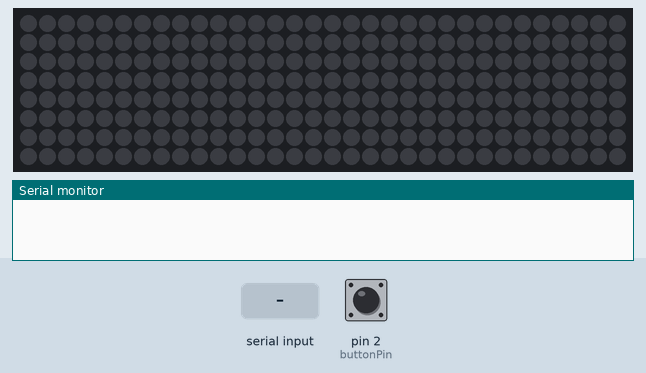
The sketch below on a simulated Arduino Uno, built with avr-gcc and run on an emulated ATmega328P. Parts: 32×8 RGB LED matrix (first LED top left, wired row by row), the last lines printed to the serial monitor. Inputs (shaded band) come from the test bench; at power-on: pin 2 (buttonPin) LOW. Dim RGB values are drawn brighter than linear; random numbers use the default seed unless the sketch sets one.

Above: at 2.7 s.
2.8 s: "30,150\n" received over Serial
At 9.33 s:
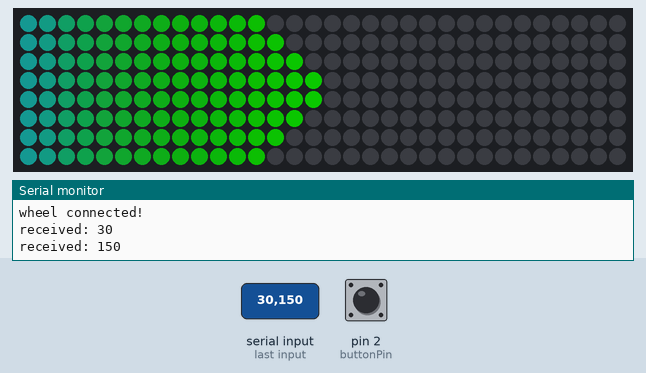
At 16.2 s:
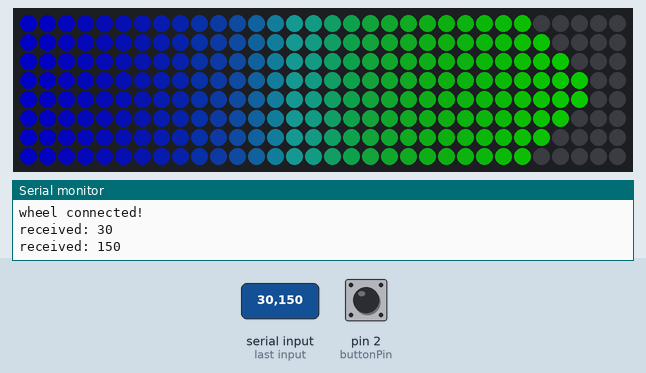

The sketch:

NUI_009_Hidden_Display_002.ino
```cpp
#include <Adafruit_NeoPixel.h>
#include <Adafruit_GFX.h>
#include <Adafruit_NeoMatrix.h>

#define FACTORYRESET_ENABLE     1

#define PIN                     6   // Which pin on the Arduino is connected to the NeoPixels?

// Define matrix width and height.
#define mw 32
#define mh 8

Adafruit_NeoMatrix matrix = Adafruit_NeoMatrix(mw, mh, PIN,
                            NEO_MATRIX_TOP     + NEO_MATRIX_LEFT +
                            NEO_MATRIX_COLUMNS + NEO_MATRIX_ZIGZAG,
                            NEO_GRB            + NEO_KHZ800);

float theY[] = {0, 1, 2, 3, 4, 5, 6, 7};
float theSpeeds[] = {0.8, 0.45, 1.8, 1, 1.25, 0.5, 1.1, .65};
float theX[] = {0, 0, 0, 0, 0, 0, 0, 0};
int interval[] = {0, 40, 80, 120, 150, 180, 200, 220, 230, 240, 250, 260};
/*=========================================================================*/

const int  buttonPin = 2;    // the pin that the pushbutton is attached to

int buttonPushCounter = 0;   // counter for the number of button presses
int buttonState = 0;         // current state of the button
int lastButtonState = 0;     // previous state of the button


unsigned long millisSerial;        // milliseconds when Serial was received
bool bSerialActive = false;        // Serial data detected
bool bConnected = false;           // Serial connection (true or false based on timeout)
int wheelVal = 0;                  // value received from the wheel


void setup() {
  pinMode(buttonPin, INPUT);
  Serial.begin(9600);
  randomSeed(analogRead(0));
  matrix.begin();
  matrix.setBrightness(100);
  matrix.fillScreen(0);
  matrix.show(); // This sends the updated pixel colors to the hardware.

  for ( int j = 0; j < 8; j++ ) {
    float currentSpeed = random(1, 400) / 100;
  }
}


void loop() {
  manual();

  if (Serial.available() > 0)
  {
    wheelVal = Serial.parseInt();

    bSerialActive = true;
    millisSerial = millis();

  }

  if (!bConnected && bSerialActive)
  {
    bConnected = true;        // wheel connected..
    Serial.println("wheel connected!");
  }

  if (bConnected && (millis() - millisSerial > 500))
  {
    bSerialActive = false;    // wheel disconnected..
    bConnected = false;
    Serial.println("wheel disconnected!");
    buttonPushCounter = 0;
  }

  if (bConnected)
  {
    Serial.print("received: ");
    Serial.println(wheelVal);
    if (wheelVal > 128) {
      arrow_progress1();
      arrow_progress2();
    }
    else {
      particles();
    }
  }

  else {
    manual();
  }
}//end else from if bConnected


void waiting() {
  matrix.fillScreen(0);

  for (int j = 0; j < 8; j++) {
    for (int i = 0; i < 4; i++) {
      matrix.drawFastHLine(j, 0, 32, matrix.Color(0, 0, 0)); // x0, y0, width, height
      matrix.show();
      delay(1);
    }
  }
}


void arrow_progress1() {

  matrix.fillScreen(0);

  for (int j = - 32; j < 1 ; j ++) {
    for (int i = 0; i < 33; i ++) {
      int c = matrix.Color(52 + i, 31 + 7 * i, 255 - 7 * i);
      if (i < 28) {
        matrix.drawRect(j + i, 0, 1, 8, c);
      }
      if (i >= 29) {
        int k = i - 29;
        matrix.drawRect(28 + k + j, k, 1, 2 * (4 - k), c);
      }
    }
    matrix.show();
    delay(0);
  }

  for (int j = - 32; j < -4 ; j ++) {
    for (int i = 0; i < 33; i ++) {
      int c = matrix.Color(0, 0, 0);
      if (i < 28) {
        matrix.drawRect(j + i, 0, 1, 8, c);
      }
      if (i >= 29) {
        int k = i - 29;
        matrix.drawRect(28 + k + j, k, 1, 2 * (4 - k), c);
      }
    }
    matrix.show();
    delay(0);
  }

  for ( int m = 0; m < 200 ; m ++) {
    float n = m / 2;
    float c = matrix.Color(120 + 2 * n, 200 - 2 * n, 31 - n / 2);
    int c0 = matrix.Color(0, 0, 0);

    for (int i = 0; i < 4; i ++) {
      matrix.drawFastHLine(i + m - 7,  i, 10, c); // x0, y0, width, height
      matrix.drawFastHLine(i + m - 7,  i, 5, c0); // x0, y0, width, height

      matrix.drawFastHLine(i + m - 17,  i, 10, c);
      matrix.drawFastHLine(i + m - 17,  i, 5, 0);

      matrix.drawFastHLine(i + m - 29,  i, 10, c);
      matrix.drawFastHLine(i + m - 29,  i, 5, 0);

      matrix.drawFastHLine(i + m - 43,  i, 10, c);
      matrix.drawFastHLine(i + m - 43,  i, 5, 0);

      matrix.drawFastHLine(i + m - 59,  i, 10, c);
      matrix.drawFastHLine(i + m - 59,  i, 5, 0);

      matrix.drawFastHLine(i + m - 77,  i, 10, c);
      matrix.drawFastHLine(i + m - 77,  i, 5, 0);

      matrix.drawFastHLine(i + m - 97,  i, 10, c);
      matrix.drawFastHLine(i + m - 97,  i, 5, 0);
    }

    for (int i = 0; i < 4; i ++) {

      matrix.drawFastHLine(- i + m - 4 , 4 + i, 10, c); // x0, y0, width, height
      matrix.drawFastHLine(- i + m - 4 , 4 + i, 5, 0); // x0, y0, width, height

      matrix.drawFastHLine(- i + m - 14 , 4 + i, 10, c);
      matrix.drawFastHLine(- i + m - 14 , 4 + i, 5, 0);

      matrix.drawFastHLine(- i + m - 26 , 4 + i, 10, c);
      matrix.drawFastHLine(- i + m - 26 , 4 + i, 5, 0);

      matrix.drawFastHLine(- i + m - 40 , 4 + i, 10, c);
      matrix.drawFastHLine(- i + m - 40 , 4 + i, 5, 0);

      matrix.drawFastHLine(- i + m - 56 , 4 + i, 10, c);
      matrix.drawFastHLine(- i + m - 56 , 4 + i, 5, 0);

      matrix.drawFastHLine(- i + m - 74 , 4 + i, 10, c);
      matrix.drawFastHLine(- i + m - 74 , 4 + i, 5, 0);

      matrix.drawFastHLine(- i + m - 94 , 4 + i, 10, c);
      matrix.drawFastHLine(- i + m - 94 , 4 + i, 5, 0);

    }
    matrix.show();
  }
}


void arrow_progress2() {

  // Ready, Get, Set, Go!

  for (int i = 0; i < 255 ; i++) {
    matrix.fillScreen(matrix.Color(255, 0, 0));
    matrix.show();
  }

  for (int i = 32; i > 0 ; i--) {
    matrix.fillCircle(mw / 2, mh / 2, i / 2 + 2, matrix.Color(8 * i - 1, 128 - 4 * i, 32 - i));
    matrix.show();
    delay(50);
  }


  for (int i = 0; i < 15; i++) {
    for (int j = 4; j > 0;  j--) {
      matrix.drawFastHLine(0, 4 - j, i + j - 1, matrix.Color(0, 0, 0));
      matrix.drawFastHLine(0, 3 + j, i + j - 1, matrix.Color(0, 0, 0));
      matrix.drawFastHLine(32 - i + j, 4 - j, i + j, matrix.Color(0, 0, 0));
      matrix.drawFastHLine(32 - i + j, 3 + j, i + j, matrix.Color(0, 0, 0));
    }
    matrix.show();
    delay(50);
  }


  for ( int m = 0; m < 300 ; m ++) {
    float n = m / 2;
    float c = matrix.Color(0, 255, 60);
    int c0 = matrix.Color(0, 0, 0);

    for (int i = 0; i < 4; i ++) {
      for (int j = 0; j < 13; j++)   {
        matrix.drawFastHLine(14 + interval[j] - i - m,  i, 10, c); // x0, y0, width, height
        matrix.drawFastHLine(19 + interval[j] - i - m,  i, 5, c0); // x0, y0, width, heigh
      }
    }

    for (int i = 0; i < 4; i ++) {
      for (int j = 0; j < 13; j++)   {
        matrix.drawFastHLine(11 + interval[j] + i - m , 4 + i, 10, c); // x0, y0, width, height
        matrix.drawFastHLine(16 + interval[j] + i - m,  4 + i, 5, c0); // x0, y0, width, height
      }
    }
    matrix.show();
  }
}


void particles() {

  //matrix.fillScreen(0);

  for ( int j = 0; j < 8; j++ )
  {
    theX[j] = theSpeeds[j] + theX[j];

    if (theX[j] > 32 ) {
      theX[j] = 0;
    }
    matrix.drawPixel( theX[j], theY[j], matrix.Color( 255, 244, 229) );
  }
  matrix.show();
}


void manual() {

  // read the pushbutton input pin:
  buttonState = digitalRead(buttonPin);

  if (buttonState != lastButtonState) {
    if (buttonState == HIGH) {
      buttonPushCounter++;
      if (buttonPushCounter > 2) buttonPushCounter = 0;
      Serial.println("on");
      Serial.print("number of button pushes:  ");
      Serial.println(buttonPushCounter);
    }
    lastButtonState = buttonState;
  }
  switch (buttonPushCounter) {
    case 0:
      waiting();
      break;
    case 1:
      arrow_progress1();
      arrow_progress2();
      break;
    case 2:
      particles();
      break;
    default:

      buttonPushCounter = buttonPushCounter % 3;
  }
}
```

Measured:
- after the input at 2.8 s, the LEDs: first change after 2.0 s (image 1 shows a later state)
